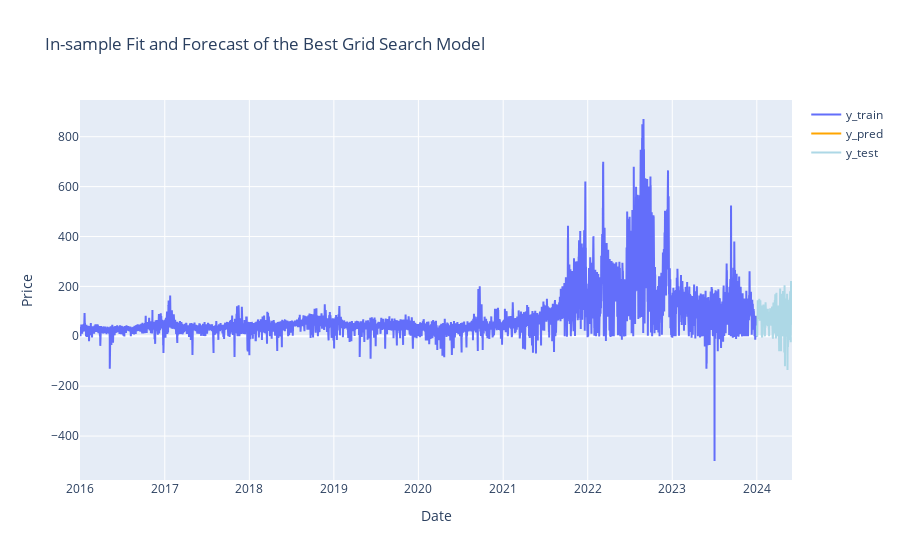

The code cell stored with this chart in its notebook:
### Code cell
import plotly.graph_objects as go

# Create the interactive plot
fig = go.Figure()

# Add actual values
fig.add_trace(go.Scatter(x=y_train.index, y=y_train['price'], mode='lines', name='y_train'))

# # Add predicted values for training set
# fig.add_trace(go.Scatter(x=y_train.index, y=y_train_pred['price'], mode='lines', name='y_hat'))

# Add forecasted values for test set
fig.add_trace(go.Scatter(x=y_test.index, y=y_pred['price'], mode='lines', name='y_pred', line=dict(color='orange')))

# Add actual values for test set
fig.add_trace(go.Scatter(x=y_test.index, y=y_test['price'], mode='lines', name='y_test', line=dict(color='lightblue')))


# Customize the layout
fig.update_layout(
    title='In-sample Fit and Forecast of the Best Grid Search Model',
    xaxis_title='Date',
    yaxis_title='Price',
    hovermode='x unified'
)

# Show the plot
fig.show()

### Figure 1 — Plotly figure (JSON) as saved in the notebook; plotly's stock layout.template omitted (floating-point values rounded to 4 significant figures; data arrays with more than 128 entries replaced by an {"elided": "..."} marker saying what was removed)
{"data": [{"mode": "lines", "name": "y_train", "type": "scatter", "x": {"elided": "70128 str values"}, "y": {"elided": "70128 float values"}}, {"line": {"color": "orange"}, "mode": "lines", "name": "y_pred", "type": "scatter", "x": {"elided": "3648 str values"}, "y": {"elided": "3648 float values"}}, {"line": {"color": "lightblue"}, "mode": "lines", "name": "y_test", "type": "scatter", "x": {"elided": "3648 str values"}, "y": {"elided": "3648 float values"}}], "layout": {"hovermode": "x unified", "title": {"text": "In-sample Fit and Forecast of the Best Grid Search Model"}, "xaxis": {"title": {"text": "Date"}}, "yaxis": {"title": {"text": "Price"}}}}
